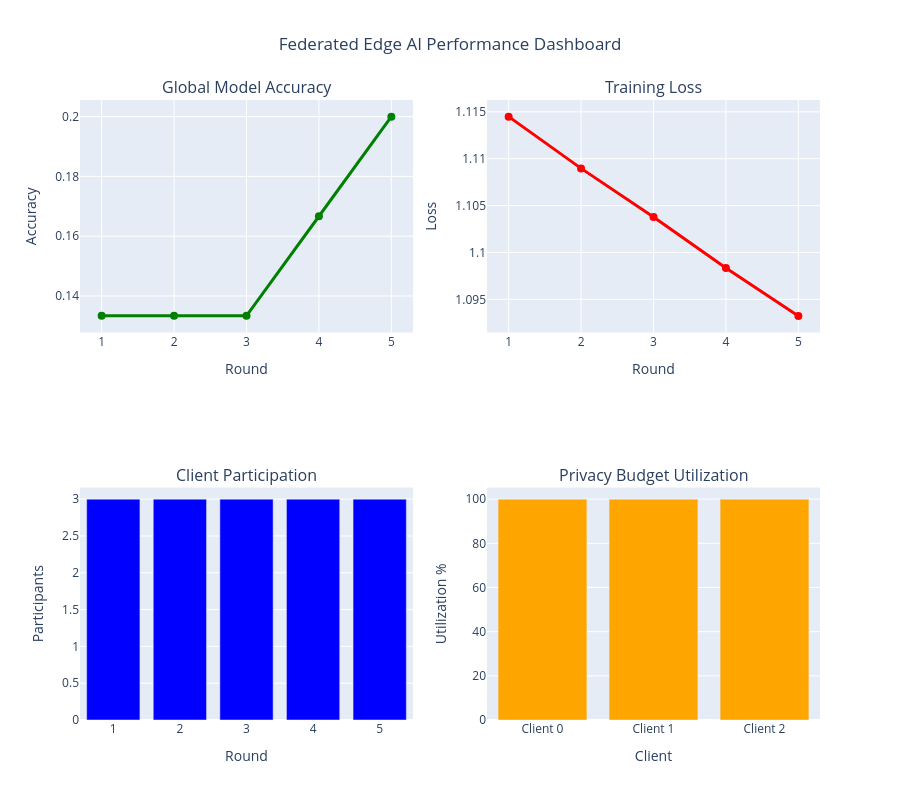

Notebook source saved alongside this figure:
### Markdown cell above
## Performance Analysis and Visualization

Comprehensive analysis of training results, privacy spending, and system performance.

### Code cell
# Create comprehensive performance dashboard
def create_performance_dashboard(history, privacy_status):
    """Generate interactive performance dashboard"""
    
    if not history:
        print("No training history available for visualization")
        return
    
    # Extract data for plotting
    rounds = [h['round'] + 1 for h in history]
    accuracies = [h['global_accuracy'] for h in history]
    losses = [h['global_loss'] for h in history]
    participants = [h['num_participants'] for h in history]
    
    # Create subplots
    fig = make_subplots(
        rows=2, cols=2,
        subplot_titles=(
            'Global Model Accuracy',
            'Training Loss',
            'Client Participation',
            'Privacy Budget Utilization'
        ),
        specs=[[{"secondary_y": False}, {"secondary_y": False}],
               [{"secondary_y": False}, {"secondary_y": False}]]
    )
    
    # Accuracy plot
    fig.add_trace(
        go.Scatter(
            x=rounds, y=accuracies,
            mode='lines+markers',
            name='Global Accuracy',
            line=dict(color='green', width=3),
            marker=dict(size=8)
        ),
        row=1, col=1
    )
    
    # Loss plot
    fig.add_trace(
        go.Scatter(
            x=rounds, y=losses,
            mode='lines+markers',
            name='Global Loss',
            line=dict(color='red', width=3),
            marker=dict(size=8)
        ),
        row=1, col=2
    )
    
    # Participation plot
    fig.add_trace(
        go.Bar(
            x=rounds, y=participants,
            name='Participants',
            marker_color='blue'
        ),
        row=2, col=1
    )
    
    # Privacy utilization plot
    client_ids = list(range(NUM_CLIENTS))
    privacy_utils = [privacy_tracker.get_client_status(cid)['utilization'] for cid in client_ids]
    
    fig.add_trace(
        go.Bar(
            x=[f"Client {i}" for i in client_ids],
            y=privacy_utils,
            name='Privacy Utilization (%)',
            marker_color='orange'
        ),
        row=2, col=2
    )
    
    # Update layout
    fig.update_layout(
        height=800,
        title_text="Federated Edge AI Performance Dashboard",
        title_x=0.5,
        showlegend=False
    )
    
    # Update axes
    fig.update_xaxes(title_text="Round", row=1, col=1)
    fig.update_xaxes(title_text="Round", row=1, col=2)
    fig.update_xaxes(title_text="Round", row=2, col=1)
    fig.update_xaxes(title_text="Client", row=2, col=2)
    
    fig.update_yaxes(title_text="Accuracy", row=1, col=1)
    fig.update_yaxes(title_text="Loss", row=1, col=2)
    fig.update_yaxes(title_text="Participants", row=2, col=1)
    fig.update_yaxes(title_text="Utilization %", row=2, col=2)
    
    fig.show()
    
    # Print summary statistics
    print("\n📊 PERFORMANCE SUMMARY")
    print("=" * 40)
    print(f"Final Global Accuracy: {accuracies[-1]:.4f}")
    print(f"Accuracy Improvement: {accuracies[-1] - accuracies[0]:+.4f}")
    print(f"Final Global Loss: {losses[-1]:.4f}")
    print(f"Average Participation: {np.mean(participants):.1f}/{NUM_CLIENTS} clients")
    print(f"Average Privacy Utilization: {np.mean(privacy_utils):.1f}%")

# Generate dashboard
create_performance_dashboard(training_history, privacy_status)

### Figure 1 — Plotly figure (JSON) as saved in the notebook; plotly's stock layout.template omitted (floating-point values rounded to 4 significant figures)
{"data": [{"line": {"color": "green", "width": 3}, "marker": {"size": 8}, "mode": "lines+markers", "name": "Global Accuracy", "type": "scatter", "x": [1, 2, 3, 4, 5], "xaxis": "x", "y": [0.1333, 0.1333, 0.1333, 0.1667, 0.2], "yaxis": "y"}, {"line": {"color": "red", "width": 3}, "marker": {"size": 8}, "mode": "lines+markers", "name": "Global Loss", "type": "scatter", "x": [1, 2, 3, 4, 5], "xaxis": "x2", "y": [1.114, 1.109, 1.104, 1.098, 1.093], "yaxis": "y2"}, {"marker": {"color": "blue"}, "name": "Participants", "type": "bar", "x": [1, 2, 3, 4, 5], "xaxis": "x3", "y": [3, 3, 3, 3, 3], "yaxis": "y3"}, {"marker": {"color": "orange"}, "name": "Privacy Utilization (%)", "type": "bar", "x": ["Client 0", "Client 1", "Client 2"], "xaxis": "x4", "y": [100, 100, 100], "yaxis": "y4"}], "layout": {"annotations": [{"font": {"size": 16}, "showarrow": false, "text": "Global Model Accuracy", "x": 0.225, "xanchor": "center", "xref": "paper", "y": 1, "yanchor": "bottom", "yref": "paper"}, {"font": {"size": 16}, "showarrow": false, "text": "Training Loss", "x": 0.775, "xanchor": "center", "xref": "paper", "y": 1, "yanchor": "bottom", "yref": "paper"}, {"font": {"size": 16}, "showarrow": false, "text": "Client Participation", "x": 0.225, "xanchor": "center", "xref": "paper", "y": 0.375, "yanchor": "bottom", "yref": "paper"}, {"font": {"size": 16}, "showarrow": false, "text": "Privacy Budget Utilization", "x": 0.775, "xanchor": "center", "xref": "paper", "y": 0.375, "yanchor": "bottom", "yref": "paper"}], "height": 800, "showlegend": false, "title": {"text": "Federated Edge AI Performance Dashboard", "x": 0.5}, "xaxis": {"anchor": "y", "domain": [0, 0.45], "title": {"text": "Round"}}, "xaxis2": {"anchor": "y2", "domain": [0.55, 1], "title": {"text": "Round"}}, "xaxis3": {"anchor": "y3", "domain": [0, 0.45], "title": {"text": "Round"}}, "xaxis4": {"anchor": "y4", "domain": [0.55, 1], "title": {"text": "Client"}}, "yaxis": {"anchor": "x", "domain": [0.625, 1], "title": {"text": "Accuracy"}}, "yaxis2": {"anchor": "x2", "domain": [0.625, 1], "title": {"text": "Loss"}}, "yaxis3": {"anchor": "x3", "domain": [0, 0.375], "title": {"text": "Participants"}}, "yaxis4": {"anchor": "x4", "domain": [0, 0.375], "title": {"text": "Utilization %"}}}}
